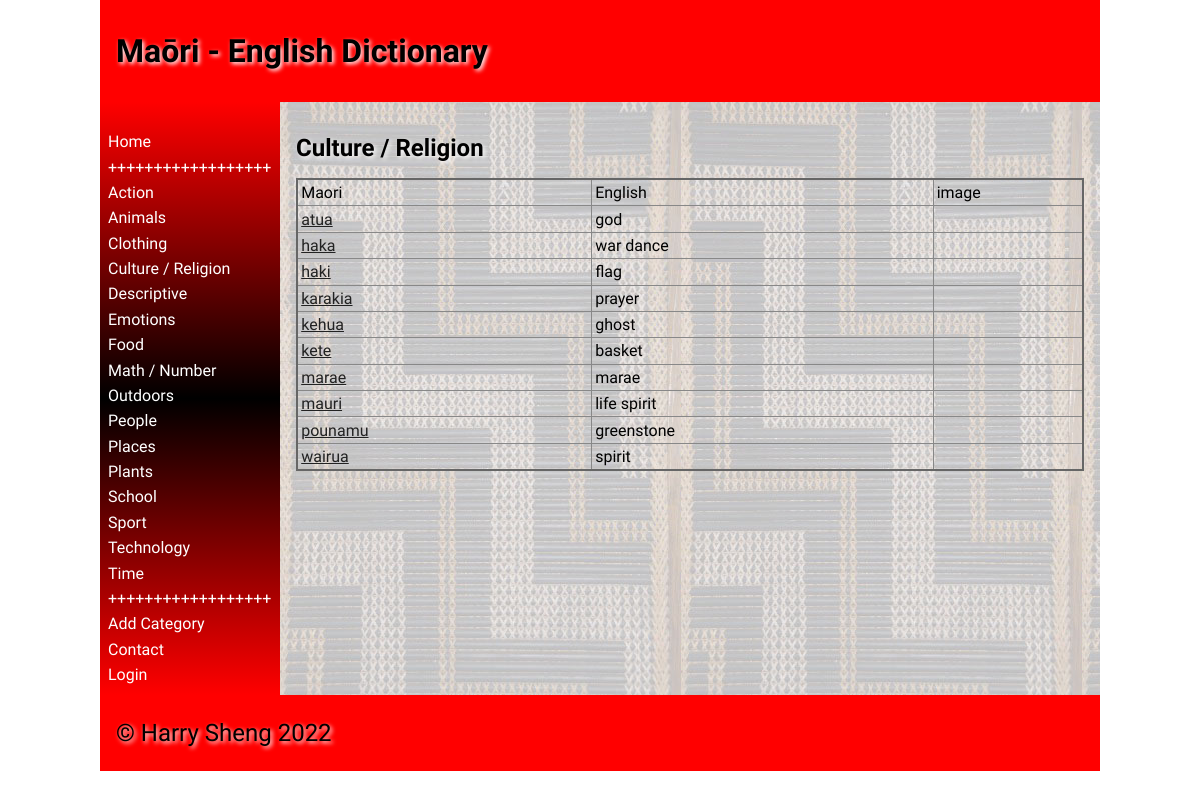
The app's page /category/4, older data.
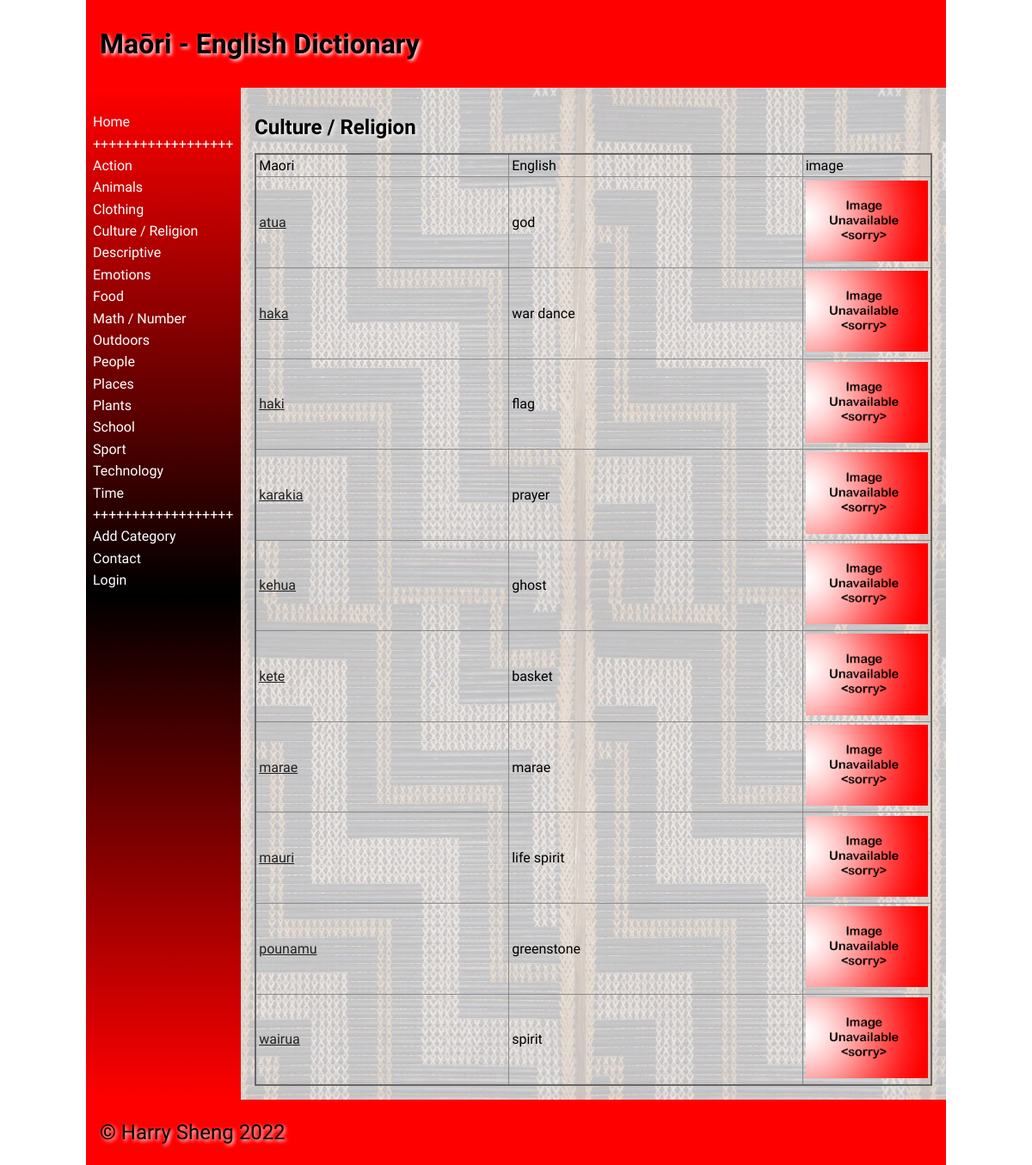
The same page, newer data.
### tables this page shows
CREATE TABLE "categories"
(
	id integer
		constraint Dictionary_pk
			primary key autoincrement,
	category varchar(30)
);

CREATE TABLE "Words"
(
    id          integer
        constraint Words_pk
            primary key,
    maori       varchar(30),
    english     varchar(30),
    category    varchar(30),
    definition  varchar(300),
    level       integer(10),
    image       varchar(30),
    user_id     integer
        references User,
    timestamp   datatime,
    category_id integer
        constraint Words_category_id_fk
            references categories
, username varchar(30));

### app.py (the view, shortened to what this page needs)
@app.route('/category/<category_id>', methods=['POST', 'GET'])
def category(category_id):
    con = create_connection(DATABASE)
    query = "SELECT id, category FROM categories WHERE id = ?"  # select data from database
    cur = con.cursor()
    cur.execute(query, (category_id,))
    category = cur.fetchall()
    print(category_id, category)
    query = "SELECT id, maori, english, image FROM Words WHERE category_id=? ORDER BY maori ASC"
    cur = con.cursor()
    cur.execute(query, (category_id,))  # executes the query
    words_list = cur.fetchall()  # put result into a list
    con.close()
    return render_template('category.html', categories=category_list(), words_list=words_list, category=category[0],
                           logged_in=is_logged_in(), catID=category_id, logged_in_teacher=is_logged_in_teacher())

### app.py (called while the page is built)
def create_connection(db_file):
    try:
        connection = sqlite3.connect(db_file)
        connection.execute('pragma foreign_keys=ON')
        return connection
    except Error as e:
        print(e)
    return None

def is_logged_in():
    if session.get("email") is None:  # if there is no email the user are not logged in
        print("not logged in")
        return False
    else:
        print("logged in")
        return True

def is_logged_in_teacher():
    if session.get("teacher") == "Y":  # if the user is the teacher
        print("logged in as teacher")
        return True
    else:
        print("logged in as student")
        return False

def category_list():
    con = create_connection(DATABASE) # create connection to database
    query = "SELECT id, category FROM categories ORDER BY category ASC"  # select category fom
    cur = con.cursor()
    cur.execute(query) # execute the query
    category_list = cur.fetchall()
    cur.close()
    return category_list

### templates/category.html (shortened to what this page needs)
{% extends 'base.html' %}
{% block heading %}Maōri - English Dictionary{% endblock %}
{% block main %}
    <h2>{{ category[1]}}{% if logged_in_teacher %}<a href="/deletecategory/{{ category[0]}}/{{ category[1]}}">- Delete Category</a>{% endif %}</h2>
<table class="cart-table">
    <thead>
    <tr>
        <td>Maori</td>
        <td>English</td>
        <td>image</td>
    </tr>
    </thead>
    <tbody>
    {%  for word in words_list %}
    <tr>
        <td><a href="/word/{{ word[0] }}">{{ word[1] }}</a></td>
        <td>{{ word[2] }}</td>
        <td width="150px"><img src="/static/images/{{ word[3] }}.jpg"  alt=""></td>
    </tr>
    {% endfor %}
    </tbody>
</table>
{% endblock %}

### templates/base.html (shortened to what this page needs)
<!doctype html>
<html lang="en">
<head>
	<link href="{{ url_for('static', filename='css/style.css') }}" rel="stylesheet">
</head>
<body>
	<div id="container">
		<header>
			<h1>{% block heading %}{% endblock %}</h1>
		</header>
		<nav>
			<ul>
                <li><a href="\">Home</a></li>
                <li><a>++++++++++++++++++</a></li>
                <div class="category">
                {% for category in categories %}
                <tr>
                    <li><a href="/category/{{ category[0]}}">{{ category[1]}}</a></li>
                </tr>
                {% endfor %}
                </div>
                <li><a>++++++++++++++++++</a></li>
                <li><a href="/add_category">Add Category</a></li>
                <li><a href="/contact">Contact</a></li>
                {% if logged_in %}
                    <li><a href="/logout">Log Out(Logged as {{ session.first_name }})</a></li>
				{% else %}
                    <li><a href="/login">Login</a></li>
                {% endif %}
			</ul>
		</nav>
		<main>
            {% block main%}{% endblock %}
        </main>
		<footer>
			<p>
				&copy; Harry Sheng 2022
			</p>
		</footer>
	</div>
</body>
</html>

### static/css/style.css (style rules this page uses)
* { font-family: Comfortaa, sans-serif; margin: 0; padding: 0; box-sizing: border-box; }
#container { display: grid; grid-template-columns: 75px auto; grid-template-areas: 'nav header' 'main main' 'footer footer'; }
header { grid-area: header; background-color: #f00; padding: 1rem; }
nav { grid-area: nav; }
main { grid-area: main; padding: 1rem; background-color: #edd; }
h1, h2, h3, h4 { padding: 1rem 0; font-family: 'Suez One', serif; color: #000; text-shadow: 2px 2px 4px #fff; }
p { padding: 0.5rem 0; }
a { color: #222; }
img { width: 100%; }
table { width: 100%; border: 2px solid #666; border-collapse: collapse; }
th, td { border: 1px solid #888; padding: 0.2rem; text-align: left; }
footer { grid-area: footer; padding: 1rem; background-color: #f00; }
footer p { color: #000; text-shadow: 2px 2px 4px #fff; font-size: 1.5rem; }
@media only screen and (min-width: 768px) { #container { grid-template-columns: 180px auto; grid-template-areas: 'header header' 'nav main' 'footer footer'; } }
@media only screen and (min-width: 768px) { nav { background: linear-gradient(180deg, rgba(255,0,0,1) 0%, rgba(0, 0, 0, 1) 50%, rgba(255,0,0,1) 100%); padding: 0.5rem; } }
@media only screen and (min-width: 768px) { nav ul { list-style: none; } }
@media only screen and (min-width: 768px) { nav li { padding: 0.2rem 0; } }
@media only screen and (min-width: 768px) { nav a { color: #fff; text-decoration: none; } }
@media only screen and (min-width: 768px) { main { background-image: url('/static/images/poutama.jpg'); } }
@media only screen and (min-width: 1000px) { #container { width: 1000px; margin: auto; } }

Row changes from the older to the newer data that the page shows:
changed Words "atua": image: picture added
changed Words "haka": image: picture added
changed Words "haki": image: picture added
changed Words "karakia": image: picture added
changed Words "kehua": image: picture added
changed Words "kete": image: picture added
changed Words "marae": image: picture added
changed Words "mauri": image: picture added
changed Words "pounamu": image: picture added
changed Words "wairua": image: picture added
